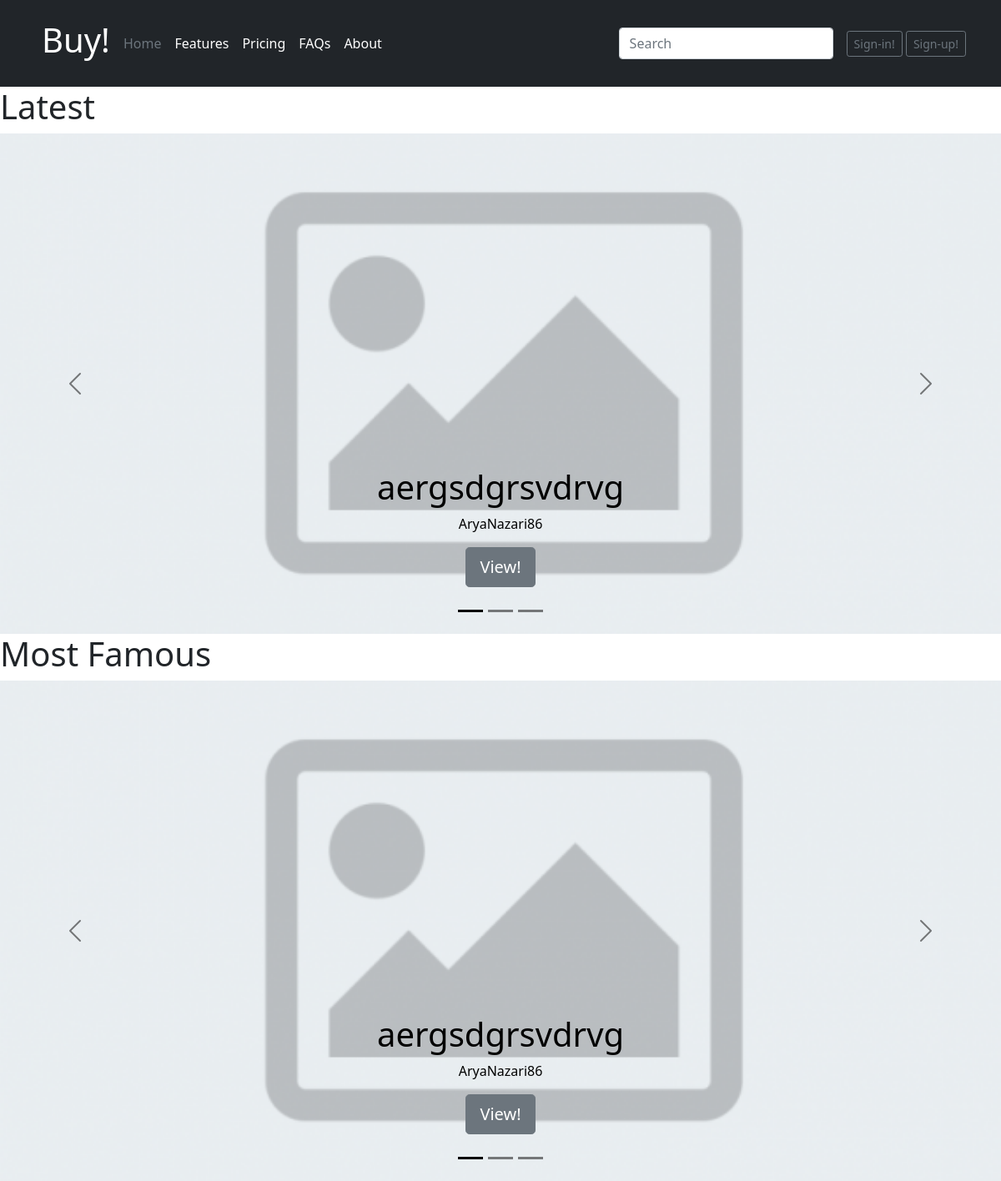
Before: / with the older database file.
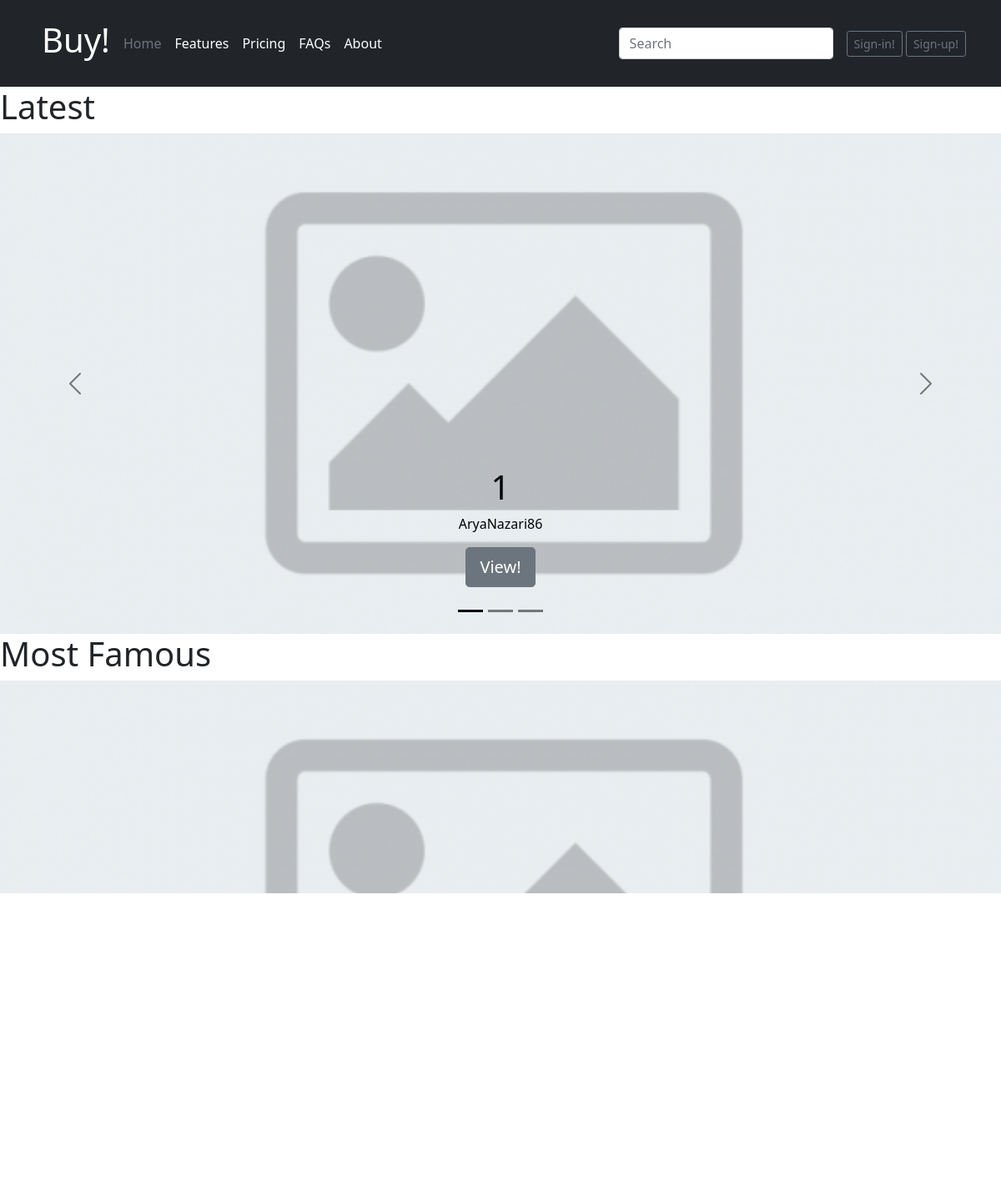
After: the same page with the newer database file.
### product/models.py (models this page shows, shortened)
class Product(models.Model):
    name = models.CharField(max_length=100)
    description = models.TextField()
    price = models.FloatField()
    phone_number = models.IntegerField()
    city = models.CharField(max_length=50)
    image = models.ImageField(
        upload_to='images/products', default='images/default_product.png', blank=True)
    owner = models.ForeignKey('account.User', on_delete=models.CASCADE)
    views = models.IntegerField(default=0, blank=True)
    def get_absolute_url(self):
        return reverse("product_preview", kwargs={"id": self.id})

### account/models.py (models this page shows, shortened)
class User(AbstractBaseUser):
    username = models.CharField(unique=True, max_length=100)
    first_name = models.CharField(max_length=200, null=True)
    last_name = models.CharField(max_length=200, null=True)
    image = models.ImageField(upload_to='images/accounts/', default='images/default_account.png', blank=True)
    about = models.TextField(null=True)
    products = []
    date_joined = models.DateTimeField(auto_now_add=True)
    last_login = models.DateTimeField(auto_now_add=True)
    is_active = models.BooleanField(default=True)
    is_admin = models.BooleanField(default=False)
    is_staff = models.BooleanField(default=False)
    is_superuser = models.BooleanField(default=False)
    objects = UserManager()
    USERNAME_FIELD = 'username'
    REQUIRED_FIELDS = []

### home/views.py (the view)
# urls.py: 2. Add a URL to urlpatterns:  path('', views.home, name='home')
def home(request):
    products = Product.objects.all()
    length = len(Product.objects.all())
    return render(request, 'home/index.html', {'recent': products[length-3:length], 'famous': products.order_by('views')[length-3:length]})

### templates/home/index.html (shortened to what this page needs)
{% extends "base.html" %}
{% block load_files %}
{% load static %}
<link href="{% static 'home.css' %}" rel="stylesheet">
{% endblock %}
{% block content %}
<h1>Latest</h1>
<div id='recentsCarousel' class="carousel carousel-dark slide" data-bs-ride="carousel">
  <div class="carousel-indicators">
    <button type="button" data-bs-target="#myCarousel" data-bs-slide-to="0" class="active" aria-label="Slide 1"
      aria-current="true"></button>
    <button type="button" data-bs-target="#myCarousel" data-bs-slide-to="1" aria-label="Slide 2" class=""></button>
    <button type="button" data-bs-target="#myCarousel" data-bs-slide-to="2" aria-label="Slide 3" class=""></button>
  </div>
  <div class="carousel-inner">
    {% for product in recent %}
    {% if recent.0 == product %}
    <div class="carousel-item active" data-bs-interval="10000">
      {% else %}
      <div class="carousel-item" data-bs-interval="10000">
        {% endif %}
        <img class="d-block w-100" width="100%" height="600" src="{{ product.image.url}}" aria-hidden="true">
        <div class="carousel-caption d-none d-md-block">
          <h1>{{product.name}}</h1>
          <p>{{product.owner.username}}</p>
          <p><a class="btn btn-lg btn-secondary" href="{{product.get_absolute_url}}">View!</a></p>
        </div>
      </div>
      {% endfor %}
    </div>
    <button class="carousel-control-prev" type="button" data-bs-target="#recentsCarousel" data-bs-slide="prev">
      <span class="carousel-control-prev-icon" aria-hidden="true"></span>
    </button>
    <button class="carousel-control-next" type="button" data-bs-target="#recentsCarousel" data-bs-slide="next">
      <span class="carousel-control-next-icon" aria-hidden="true"></span>
    </button>
  </div>
<h1>Most Famous</h1>
<div id="famousCarousel" class="carousel carousel-dark slide" data-bs-ride="carousel">
  <div class="carousel-indicators">
    <button type="button" data-bs-target="#myCarousel" data-bs-slide-to="0" class="active" aria-label="Slide 1"
      aria-current="true"></button>
    <button type="button" data-bs-target="#myCarousel" data-bs-slide-to="1" aria-label="Slide 2" class=""></button>
    <button type="button" data-bs-target="#myCarousel" data-bs-slide-to="2" aria-label="Slide 3" class=""></button>
  </div>
  <div class="carousel-inner">
    {% for product in famous %}
    {% if famous.0 == product %}
    <div class="carousel-item active" data-bs-interval="10000">
      {% else %}
      <div class="carousel-item" data-bs-interval="10000">
        {% endif %}
        <img class="d-block w-100" width="100%" height="600" src="{{ product.image.url}}" aria-hidden="true">
        <div class="carousel-caption d-none d-md-block">
          <h1>{{product.name}}</h1>
          <p>{{product.owner.username}}</p>
          <p><a class="btn btn-lg btn-secondary" href="{{product.get_absolute_url}}">View!</a></p>
        </div>
      </div>
      {% endfor %}
    </div>
    <button class="carousel-control-prev" type="button" data-bs-target="#famousCarousel" data-bs-slide="prev">
      <span class="carousel-control-prev-icon" aria-hidden="true"></span>
    </button>
    <button class="carousel-control-next" type="button" data-bs-target="#famousCarousel" data-bs-slide="next">
      <span class="carousel-control-next-icon" aria-hidden="true"></span>
    </button>
  </div>
{% endblock %}

Changed rows visible on the page:
no longer on one of the page's lists (row edited): Product: name "aergsdgrsvdrvg", owner.username "AryaNazari86"
changed Product "AryaNazari86": name "aergsdgrsvdrvg" → "1"
now on this page (row edited): Product: image (placeholder picture), shown under "Most Famous"
